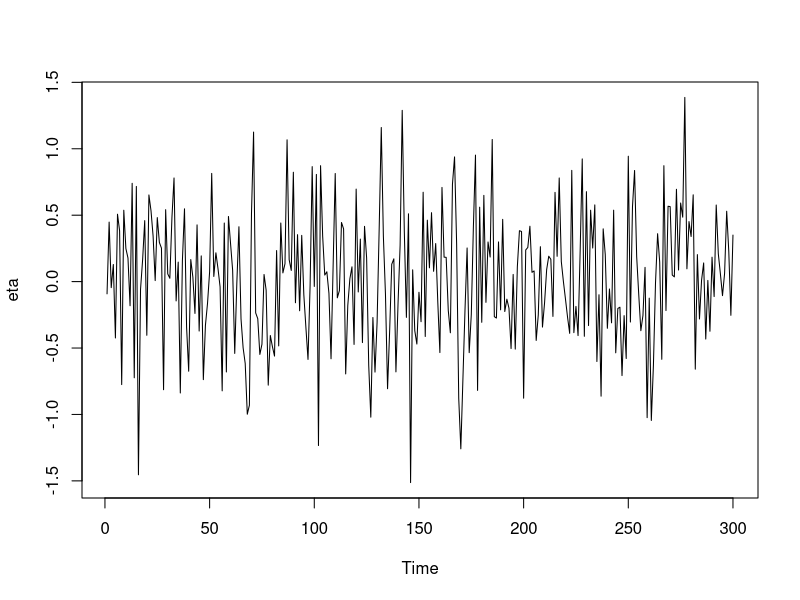
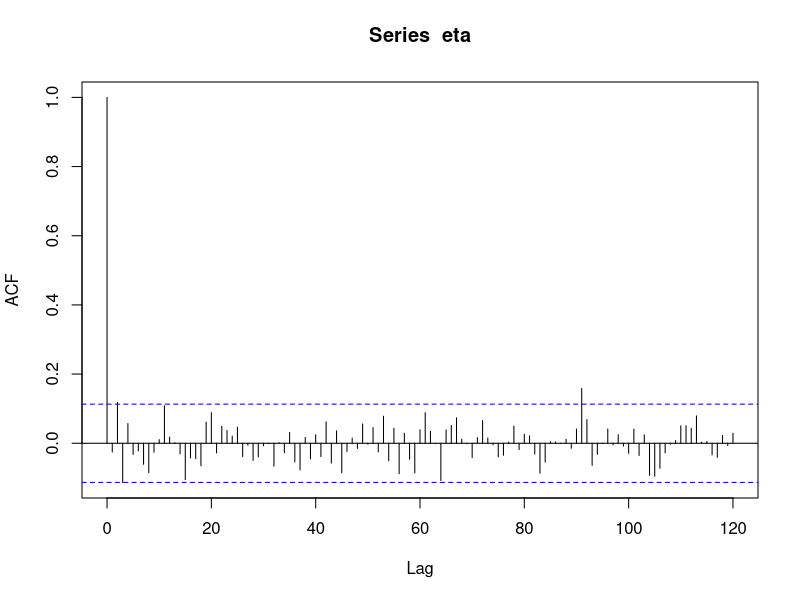
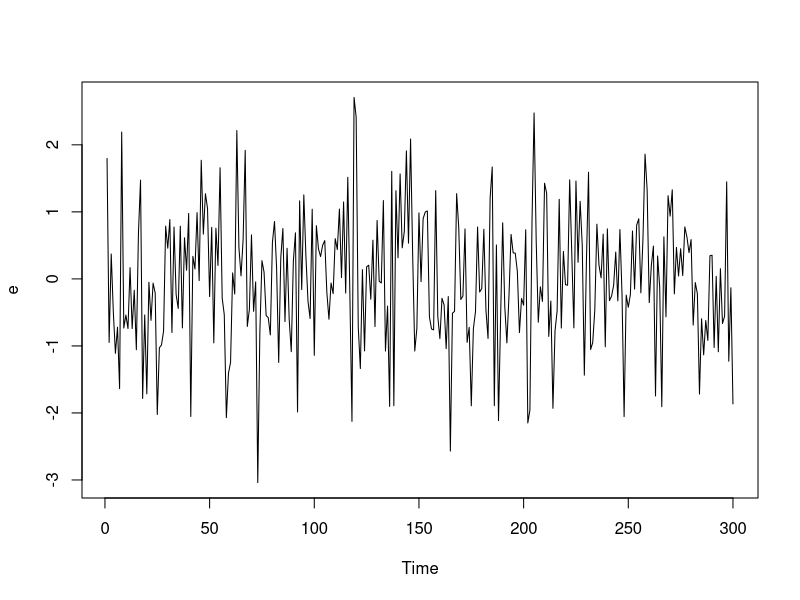
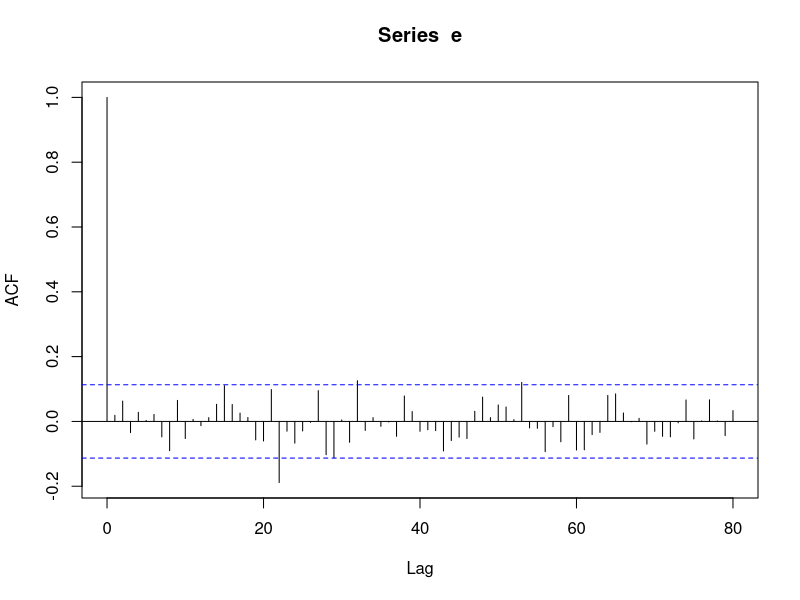
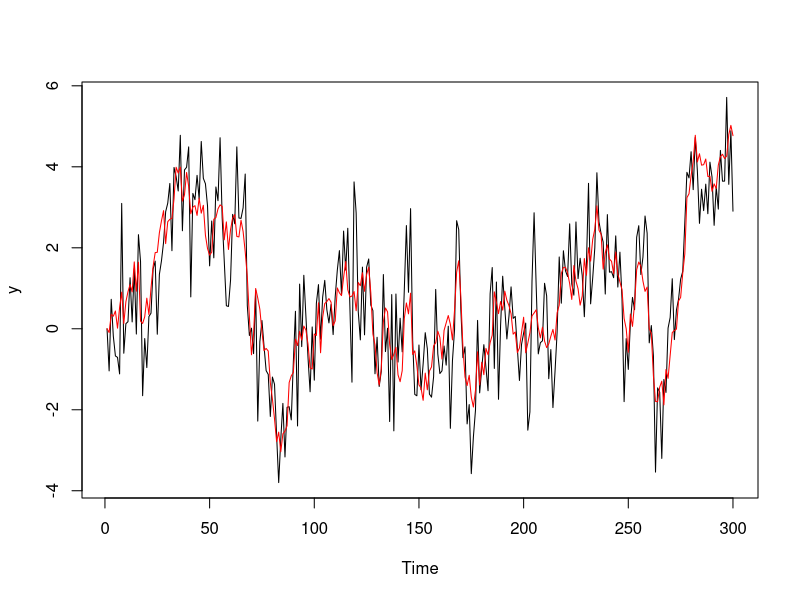
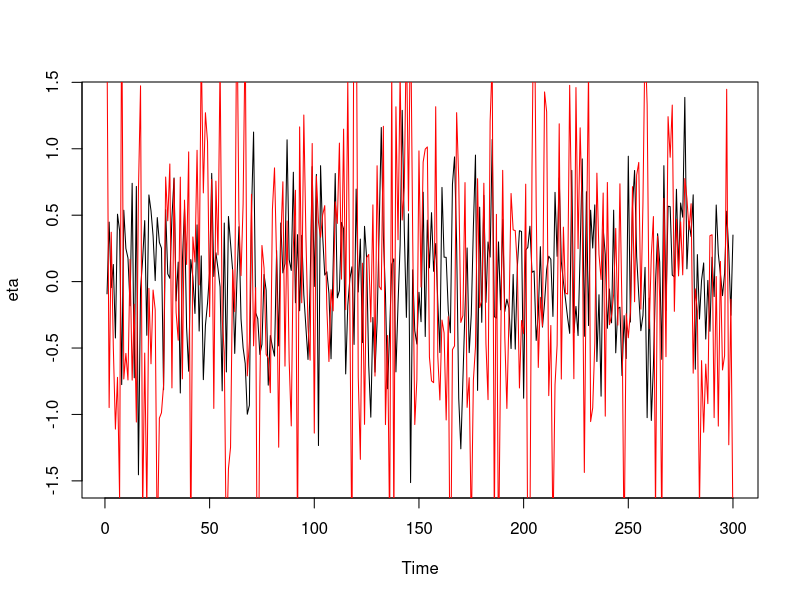
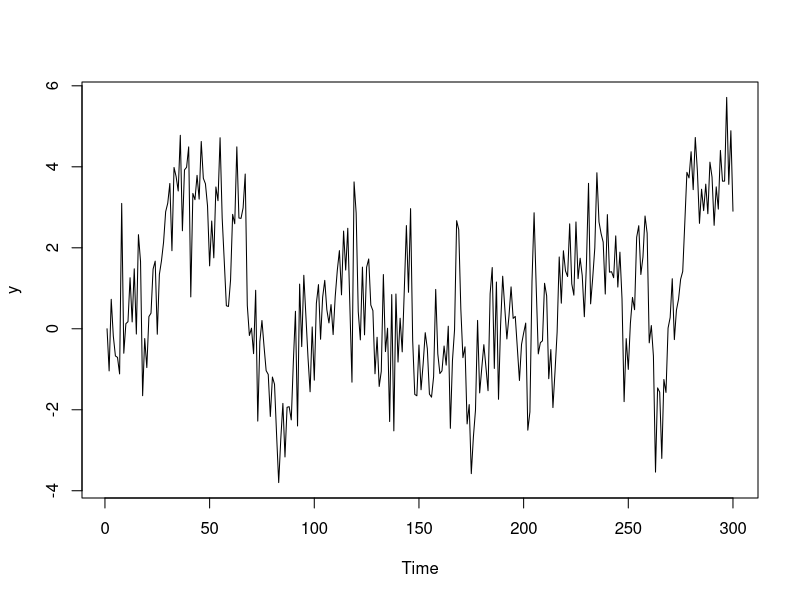
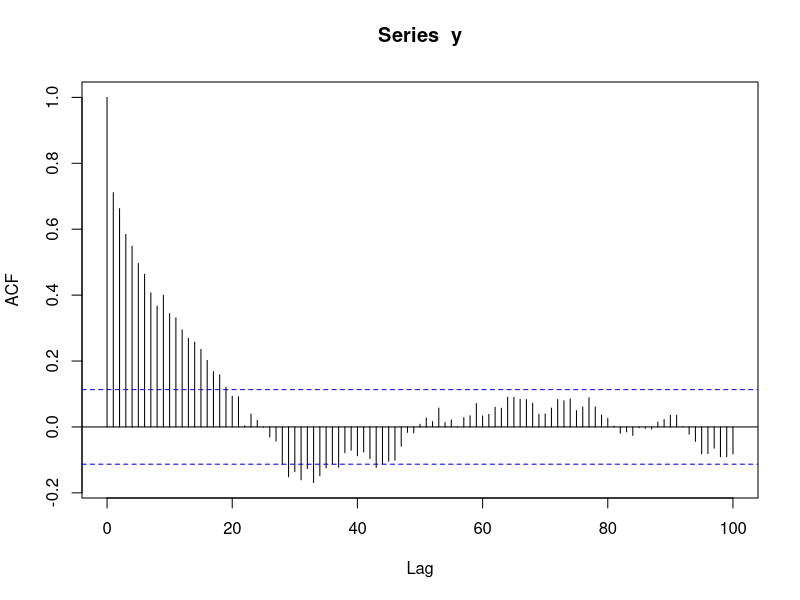

Write R code to recreate these figures, in order.
################################################################################
# Simulate a LLM with varying values of q, arising from the pairs: 
# (sigma_e, sigma_eta) = (0.1,1);(1,1);(1,0.1)
################################################################################

# fix the length of the series (the sample size in real data)

n = 300

# fix the sqrt of the variance of eta (notation of the slides)
# and simulate the error process eta 

sigma_eta = 0.5
eta = sigma_eta * rnorm(n)
mean(eta)
var(eta)

# check: starts
eta
ts.plot(eta)

acf(eta, drop.lag.0 = FALSE, lag.max = 120)
# check: ends

# simulate epsilon_t 

sigma_e = 1
e = sigma_e * rnorm(n)

# check: starts
e
ts.plot(e)
acf(e, lag.max = 80, drop.lag.0 = FALSE)
# check: ends

# q, signal-to-noise ratio (exact from simulations)

q = sigma_eta^2/sigma_e^2

# sample signal-to-noise ratio 
# hat_q = var(eta)/var(e)

# start the recursion 

mu = 0
mu[1] <- 0  # initial condition  
y = 0 

for(t in 1:(n-1)){
  mu[t+1] = mu[t] + eta[t]
  y[t+1] =  mu[t+1] + e[t+1]
}

ts.plot(y)
lines(mu,col="red")

# plot of eta (error affecting the signal) versus epsilon (e, measurement error)
ts.plot(eta)
lines(e, col = "red")

# the stochastic properties of: 
# y_t 
# mu_t
# (1-L)y_t 
# remind that they essentially depend on the signal-to-noise ratio 

# let's start with y_t (that from theory is ARIMA(0,1,1) with constraints)
ts.plot(y)
acf(y,lag.max = 100, drop.lag.0 = FALSE)
pacf(y,lag.max = 100, drop.lag.0 = FALSE)

ts.plot(mu)
acf(mu,lag.max = 100, drop.lag.0 = FALSE)
pacf(mu,lag.max = 100, drop.lag.0 = FALSE)

# as expected, the ACF of y and mu are slowly linearly decreasing as the ACFs of 
# nonstationary processes 

dy = diff(y)
ts.plot(dy)
acf(dy,lag.max = 100, drop.lag.0 = FALSE)
pacf(dy,lag.max = 100, drop.lag.0 = FALSE)
# remind that (1-L)y_t is a MA(1) with rho_1 = -1/(2+q)
# when q goes to infinity then rho_1 -> 0

# while the reduced form of (1-L)y_t is MA(1),  (1-L)mu_t 
# is a white noise process, actually, BY CONSTRUCTION, is eta_t

dmu = diff(mu)
ts.plot(dmu)
lines(eta, col = "red")
acf(dmu,lag.max = 100, drop.lag.0 = FALSE)
pacf(dmu,lag.max = 100, drop.lag.0 = FALSE)

################################################################################
# LLT
################################################################################
n = 400

sigma_eta = 0.2
eta = sigma_eta * rnorm(n)
sigma_e = 0.8
e = sigma_e * rnorm(n)
sigma_xi = 2.1
xi = sigma_xi * rnorm(n)

mu = 0
mu[1] <- 0   
beta = 0
beta[1] <- 0   
y = 0 
for(t in 1:(n-1)){
  beta[t+1] = beta[t] + xi[t]
  mu[t+1] = beta[t] + mu[t] + eta[t]
  y[t+1] =  mu[t+1] + e[t+1]
}

ts.plot(y)
lines(mu,col="red")
lines(beta,col="blue")

ts.plot(y)
ts.plot(mu)
ts.plot(beta)


###############################################################################







